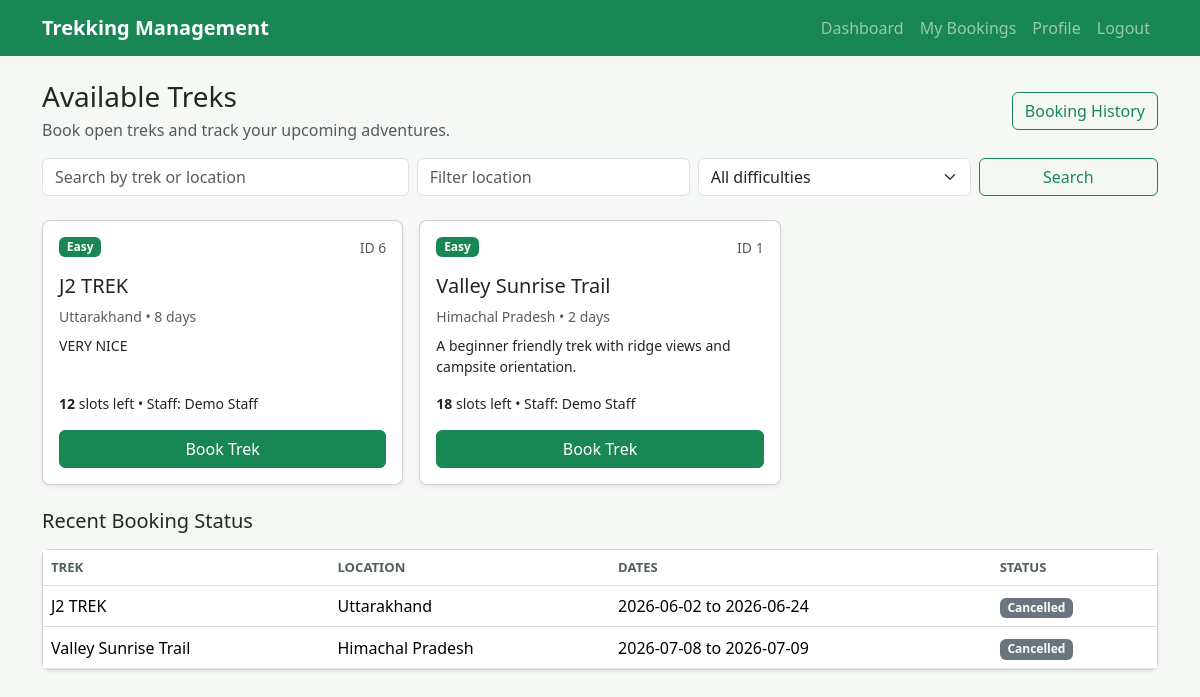
Screenshot of /user (signed in) with the database file from the repository.
### tables this page shows
CREATE TABLE "treks" (
            id INTEGER PRIMARY KEY AUTOINCREMENT,
            name TEXT NOT NULL,
            location TEXT NOT NULL,
            difficulty TEXT NOT NULL CHECK (difficulty IN ('Easy', 'Moderate', 'Hard')),
            duration_days INTEGER NOT NULL CHECK (duration_days > 0),
            available_slots INTEGER NOT NULL CHECK (available_slots >= 0),
            assigned_staff_id INTEGER,
            status TEXT NOT NULL DEFAULT 'Pending'
                CHECK (status IN ('Pending', 'Approved', 'Open', 'Ongoing', 'Closed', 'Completed')),
            start_date TEXT NOT NULL,
            end_date TEXT NOT NULL,
            description TEXT,
            created_at TEXT NOT NULL,
            FOREIGN KEY (assigned_staff_id) REFERENCES users (id) ON DELETE SET NULL
        );

CREATE TABLE bookings (
            id INTEGER PRIMARY KEY AUTOINCREMENT,
            user_id INTEGER NOT NULL,
            trek_id INTEGER NOT NULL,
            booking_date TEXT NOT NULL,
            status TEXT NOT NULL DEFAULT 'Booked'
                CHECK (status IN ('Booked', 'Cancelled', 'Completed')),
            FOREIGN KEY (user_id) REFERENCES users (id) ON DELETE CASCADE,
            FOREIGN KEY (trek_id) REFERENCES treks (id) ON DELETE CASCADE
        );

### app.py (the view)
    @app.route("/user")
    @login_required("user")
    def user_dashboard():
        q = request.args.get("q", "").strip()
        difficulty = request.args.get("difficulty", "").strip()
        location = request.args.get("location", "").strip()
        clauses = ["t.status = 'Open'"]
        params: list[str] = []
        if q:
            clauses.append("(t.name LIKE ? OR t.location LIKE ?)")
            params.extend([f"%{q}%", f"%{q}%"])
        if difficulty in {"Easy", "Moderate", "Hard"}:
            clauses.append("t.difficulty = ?")
            params.append(difficulty)
        if location:
            clauses.append("t.location LIKE ?")
            params.append(f"%{location}%")
        treks = get_db().execute(
            f"""
            SELECT t.*, u.name AS staff_name, COALESCE(b.booked_count, 0) AS booked_count
            FROM treks t
            LEFT JOIN users u ON u.id = t.assigned_staff_id
            LEFT JOIN (
                SELECT trek_id, COUNT(*) AS booked_count
                FROM bookings
                WHERE status = 'Booked'
                GROUP BY trek_id
            ) b ON b.trek_id = t.id
            WHERE {' AND '.join(clauses)}
            ORDER BY t.start_date
            """,
            params,
        ).fetchall()
        my_bookings = get_db().execute(
            """
            SELECT b.*, t.name AS trek_name, t.location, t.start_date, t.end_date
            FROM bookings b
            JOIN treks t ON t.id = b.trek_id
            WHERE b.user_id = ?
            ORDER BY b.booking_date DESC, b.id DESC
            LIMIT 6
            """,
            (g.user["id"],),
        ).fetchall()
        booked_trek_ids = {
            row["trek_id"]
            for row in get_db().execute(
                "SELECT trek_id FROM bookings WHERE user_id = ? AND status = 'Booked'",
                (g.user["id"],),
            ).fetchall()
        }
        return render_template(
            "user/dashboard.html",
            treks=treks,
            bookings=my_bookings,
            booked_trek_ids=booked_trek_ids,
            q=q,
            difficulty=difficulty,
            location=location,
        )

### app.py (called while the page is built)
def create_app() -> Flask:
    app = Flask(__name__)
    app.config["SECRET_KEY"] = os.environ.get("SECRET_KEY", "dev-secret-change-me")
    app.config["DATABASE"] = DB_PATH
    os.makedirs(os.path.join(BASE_DIR, "instance"), exist_ok=True)
    @app.before_request
    def before_request() -> None:
        get_db()
    @app.teardown_appcontext
    def close_db(_error: Exception | None = None) -> None:
        db = g.pop("db", None)
        if db is not None:
            db.close()
    register_routes(app)
    with app.app_context():
        init_db()
        seed_data()
    return app

def get_db() -> sqlite3.Connection:
    if "db" not in g:
        g.db = sqlite3.connect(DB_PATH)
        g.db.row_factory = sqlite3.Row
        g.db.execute("PRAGMA foreign_keys = ON")
    return g.db

def current_user() -> sqlite3.Row | None:
    user_id = session.get("user_id")
    if not user_id:
        return None
    return get_db().execute("SELECT * FROM users WHERE id = ?", (user_id,)).fetchone()

### templates/user/dashboard.html (shortened to what this page needs)
{% extends "base.html" %}
{% block content %}
<div class="d-flex justify-content-between align-items-center mb-3">
  <div>
    <h1 class="h3 mb-1">Available Treks</h1>
    <p class="text-muted mb-0">Book open treks and track your upcoming adventures.</p>
  </div>
  <a class="btn btn-outline-success" href="{{ url_for('user_history') }}">Booking History</a>
</div>
<form class="row g-2 mb-4" method="get">
  <div class="col-md-4">
    <input class="form-control" name="q" value="{{ q }}" placeholder="Search by trek or location">
  </div>
  <div class="col-md-3">
    <input class="form-control" name="location" value="{{ location }}" placeholder="Filter location">
  </div>
  <div class="col-md-3">
    <select class="form-select" name="difficulty">
      <option value="">All difficulties</option>
    </select>
  </div>
  <div class="col-md-2">
    <button class="btn btn-outline-success w-100" type="submit">Search</button>
  </div>
</form>
<div class="row g-3 mb-4">
  {% for trek in treks %}
    {% set remaining = trek.available_slots %}
    <div class="col-lg-4 col-md-6">
      <div class="card shadow-sm h-100">
        <div class="card-body d-flex flex-column">
          <div class="d-flex justify-content-between align-items-start">
            <span class="badge text-bg-success">{{ trek.difficulty }}</span>
            <span class="small text-muted">ID {{ trek.id }}</span>
          </div>
          <h2 class="h5 mt-3">{{ trek.name }}</h2>
          <p class="text-muted small mb-2">{{ trek.location }} • {{ trek.duration_days }} days</p>
          <p class="small flex-grow-1">{{ trek.description or "Details will be shared by the assigned staff." }}</p>
          <div class="small mb-3">
            <strong>{{ remaining }}</strong> slots left • Staff: {{ trek.staff_name or "To be assigned" }}
          </div>
          {% if trek.id in booked_trek_ids %}
            <button class="btn btn-secondary w-100" disabled>Already Booked</button>
          {% elif remaining <= 0 %}
            <button class="btn btn-secondary w-100" disabled>Full</button>
          {% else %}
            <form method="post" action="{{ url_for('book_trek', trek_id=trek.id) }}">
              <button class="btn btn-success w-100" type="submit">Book Trek</button>
            </form>
          {% endif %}
        </div>
      </div>
    </div>
  {% else %}
    <div class="col-12">
      <div class="card shadow-sm"><div class="card-body text-muted">No open treks match your filters.</div></div>
    </div>
  {% endfor %}
</div>
<h2 class="h5 mb-3">Recent Booking Status</h2>
<div class="card shadow-sm">
  <div class="table-responsive">
    <table class="table align-middle mb-0">
      <thead><tr><th>Trek</th><th>Location</th><th>Dates</th><th>Status</th></tr></thead>
      <tbody>
        {% for booking in bookings %}
          <tr>
            <td>{{ booking.trek_name }}</td>
            <td>{{ booking.location }}</td>
            <td>{{ booking.start_date }} to {{ booking.end_date }}</td>
            <td><span class="badge text-bg-secondary">{{ booking.status }}</span></td>
          </tr>
        {% else %}
          <tr><td colspan="4" class="text-muted">You have not booked a trek yet.</td></tr>
        {% endfor %}
      </tbody>
    </table>
  </div>
</div>
{% endblock %}

### static/css/style.css (style rules this page uses)
:root { --page-bg: #f6f8f5; --forest: #198754; --ink: #1f2a24; }
body { background: var(--page-bg); color: var(--ink); }
.card, .stat-card { border-radius: 8px; }
.table th { color: #526058; font-size: 0.82rem; text-transform: uppercase; }

### rows the page displays
treks: difficulty "Easy", id "6", name "J2 TREK", location "Uttarakhand", duration_days "8", description "VERY NICE", available_slots "12", staff_name "Demo Staff"
treks: difficulty "Easy", id "1", name "Valley Sunrise Trail", location "Himachal Pradesh", duration_days "2", description "A beginner friendly trek with ridge views and campsite orientation.", available_slots "18", staff_name "Demo Staff"
bookings: trek_name "J2 TREK", location "Uttarakhand", start_date "2026-06-02", end_date "2026-06-24", status "Cancelled"
bookings: trek_name "Valley Sunrise Trail", location "Himachal Pradesh", start_date "2026-07-08", end_date "2026-07-09", status "Cancelled"
